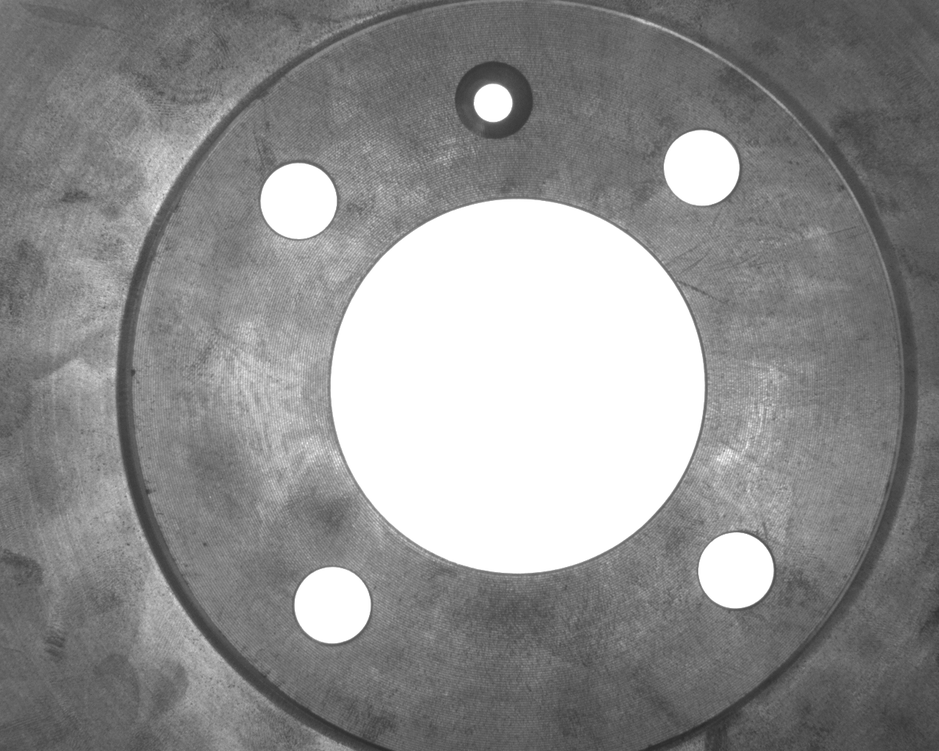
//> input picture ImageProcessing/VisionApp/KCCImageNet/brake_disk/brake_disk_part_01.png, 939 x 751 px, shrunk from 1280 x 1024 before the run
$ ./20.ISP_Brake_Disk_exercise   (built with g++ and OpenCV 4)
//> lines starting //> are read from the running program, lines starting //| are printed output that depends on the picture; after the words box and inside, x2 and y2 are one past the last pixel; in counts of white or black regions, pixels touching at a corner belong together
#pragma once

#include "ISP.h"

int main()
{
	std::string fileName = "../KCCImageNet/brake_disk/brake_disk_part_01.png";
	cv::Mat src_gray = cv::imread(fileName, cv::ImreadModes::IMREAD_GRAYSCALE);
//> src_gray is the input picture: 751 rows x 939 cols, CV_8UC1; min 42, max 255, mean 142.7

	// 이진화
	cv::Mat src_bin, src_open;
	cv::threshold(src_gray, src_bin, 240, 255, ThresholdTypes::THRESH_BINARY);
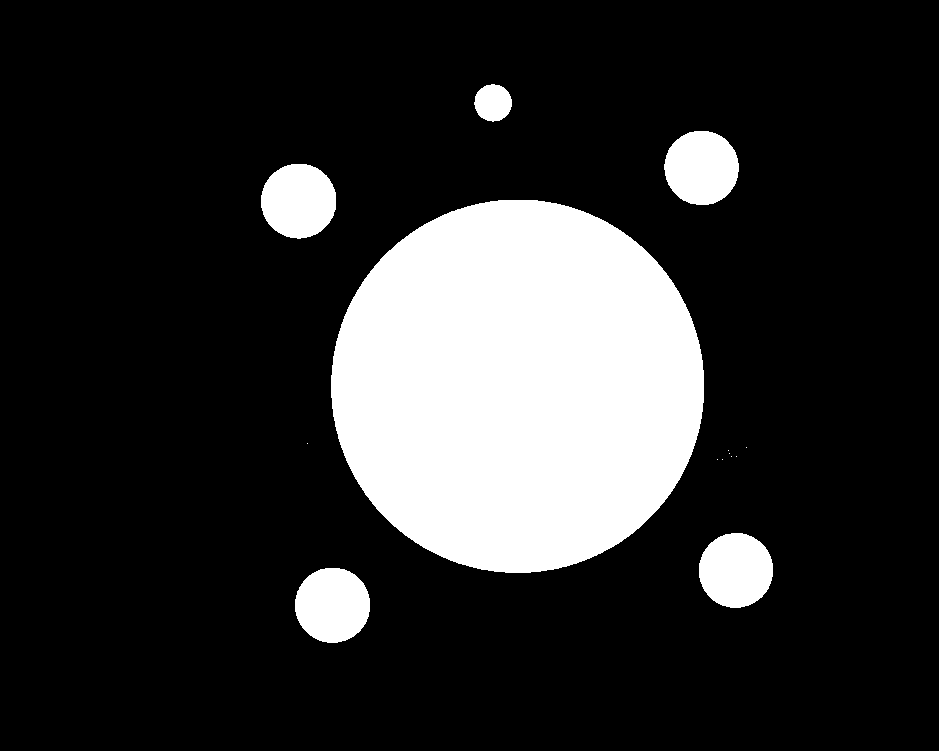
//> src_bin: 751 rows x 939 cols, CV_8UC1; 18.2% white; 14 white regions (8 under 20 px), largest, box (x1, y1, x2, y2) and area: (331, 200, 704, 573) 109499, (295, 568, 370, 643) 4454, (261, 164, 336, 239) 4437, (699, 533, 773, 608) 4380, (664, 131, 739, 205) 4366, (474, 84, 512, 122) 1101
	//inRange(src_gray, Scalar(240), Scalar(255), src_bin);

	// 형태학적 처리 (노이즈 제거)
	{
		int kernelSz = 2;
		int shape = MorphShapes::MORPH_ELLIPSE;
		cv::Size sz = Size(2 * kernelSz + 1, 2 * kernelSz + 1);
		Mat SE = cv::getStructuringElement(shape, sz);

		int type = MorphTypes::MORPH_OPEN;
		cv::morphologyEx(src_bin, src_open, type, SE);
//> src_open: 751 rows x 939 cols, CV_8UC1; 18.2% white; 6 white regions, box (x1, y1, x2, y2) and area: (331, 200, 704, 573) 109498, (295, 568, 370, 643) 4453, (261, 164, 336, 239) 4437, (699, 533, 773, 608) 4380, (664, 131, 739, 205) 4365, (474, 84, 512, 122) 1101
		Mat diff_open = src_bin - src_open;
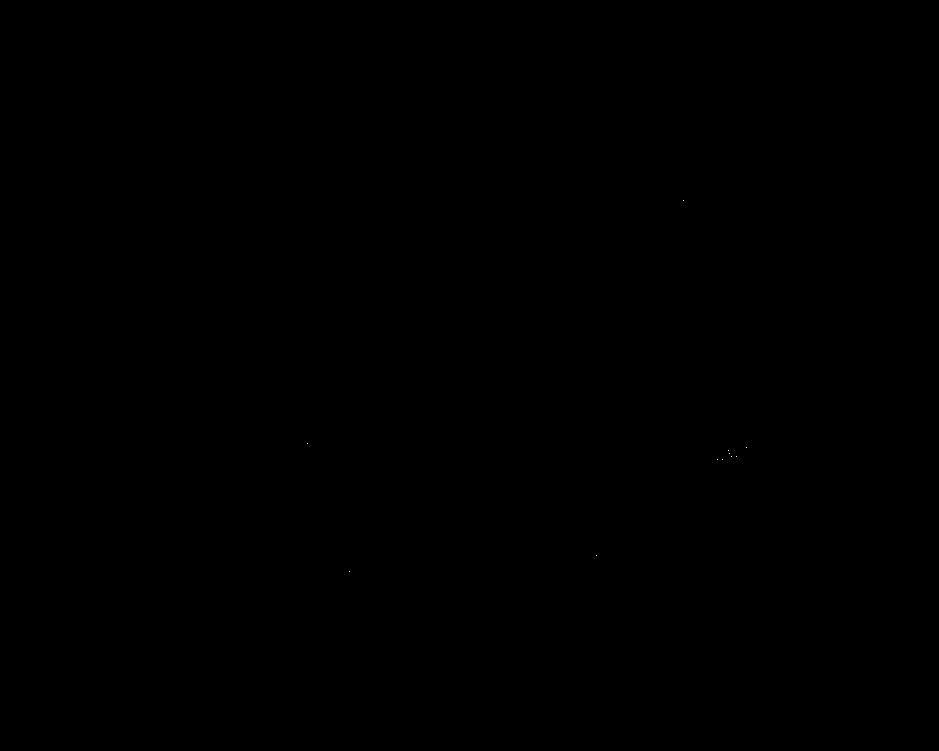
//> diff_open: 751 rows x 939 cols, CV_8UC1; 0% white in thin lines or dots, all inside (x1, y1, x2, y2) = (307, 200, 747, 572)
		int a = 0; // Anchor to set breakpoint
	}

	// contours 잡기

	RNG rng(12345);
	vector<vector<Point>> contours;
	vector<Vec4i> hierarchy;
	findContours(src_open, contours, hierarchy, RETR_TREE, CHAIN_APPROX_SIMPLE);
//> contours = 6 contours; box (x1, y1, x2, y2) and area: (331, 200, 704, 573) 108970, (295, 568, 370, 643) 4346, (261, 164, 336, 239) 4330, (699, 533, 773, 608) 4274, (664, 131, 739, 205) 4260, (474, 84, 512, 122) 1048
	Mat drawing;

	if (src_gray.channels() == 3) { drawing = src_gray.clone(); }
	else { cvtColor(src_gray, drawing, COLOR_GRAY2BGR); }

	for (size_t i = 0; i < contours.size(); i++) //꼭지점 사이즈만큼 i 반복
	{
		Scalar color = Scalar(rng.uniform(0, 256), rng.uniform(0, 256), rng.uniform(0, 256));
		drawContours(drawing, contours, (int)i, color, FILLED);
	}
//> this loop made 6 passes
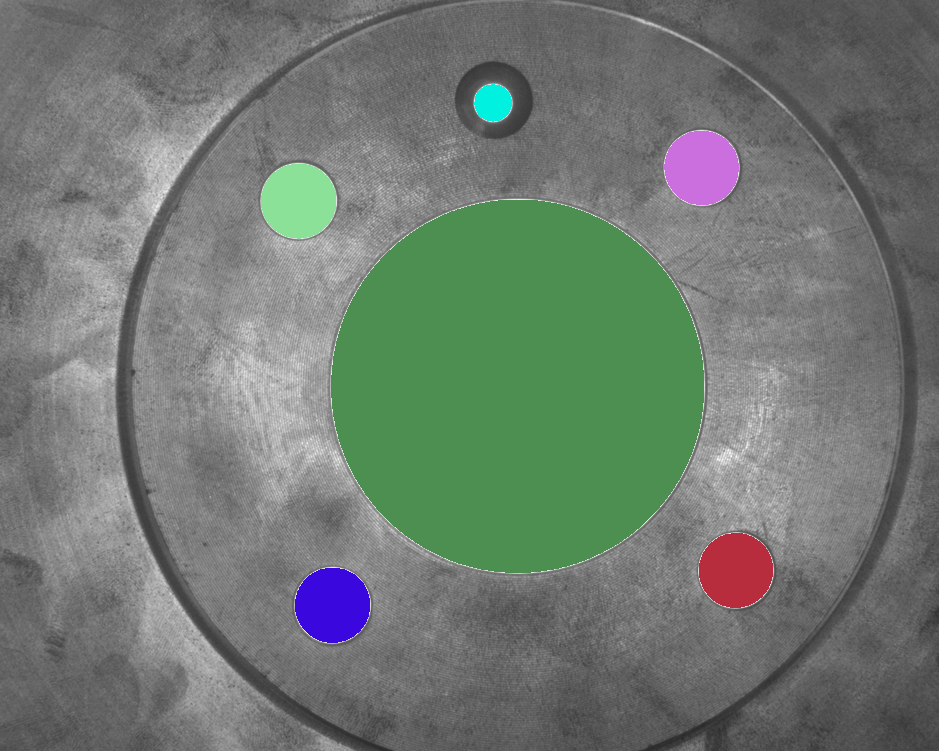
//> drawing: 751 rows x 939 cols, CV_8UC3; 18.18% of pixels changed, all inside (x1, y1, x2, y2) = (261, 84, 773, 643)

	return 1;
}

$ run again, with ImageProcessing/VisionApp/KCCImageNet/brake_disk/brake_disk_part_02.png copied over ImageProcessing/VisionApp/KCCImageNet/brake_disk/brake_disk_part_01.png
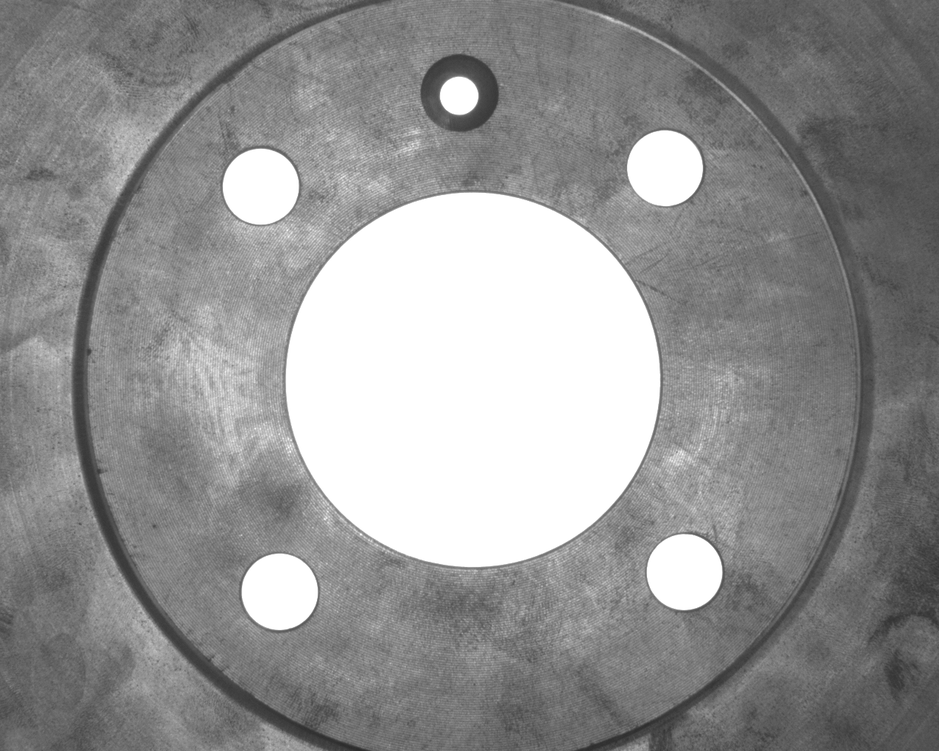
//> input picture ImageProcessing/VisionApp/KCCImageNet/brake_disk/brake_disk_part_02.png, 939 x 751 px, shrunk from 1280 x 1024 before the run
//> src_gray is the input picture: 751 rows x 939 cols, CV_8UC1; min 43, max 255, mean 146.7
//> `cv::threshold(src_gray, src_bin, 240, 255, ThresholdTypes::THRESH_BINA..`:
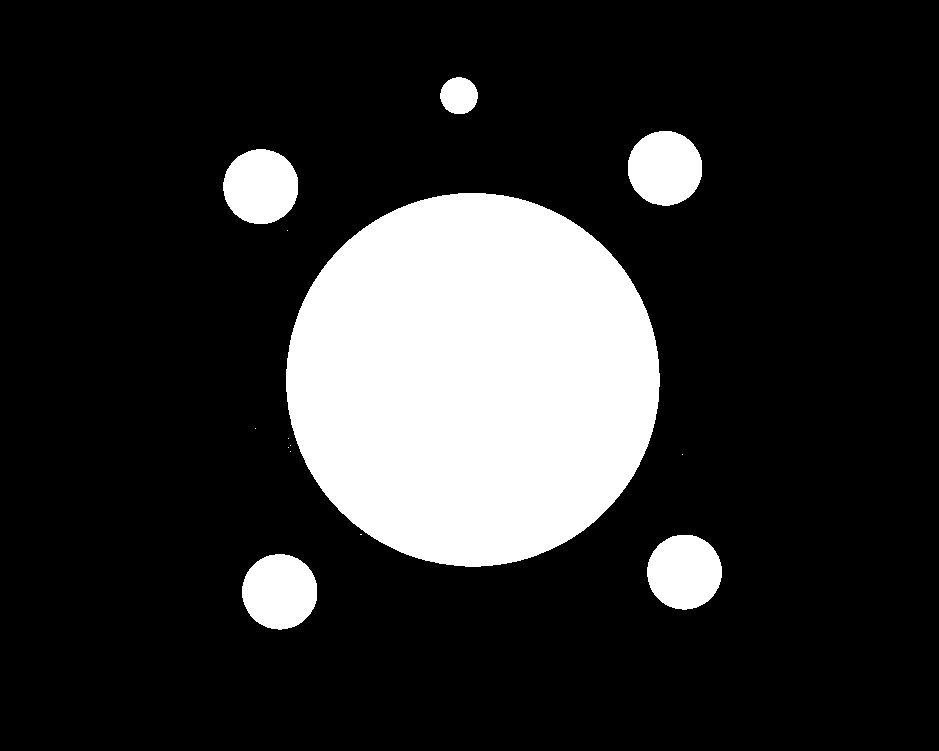
//> src_bin: 751 rows x 939 cols, CV_8UC1; 18.2% white; 14 white regions (8 under 20 px), largest, box (x1, y1, x2, y2) and area: (286, 193, 660, 567) 109656, (242, 554, 317, 630) 4469, (223, 149, 298, 224) 4437, (647, 535, 722, 610) 4407, (628, 131, 702, 206) 4384, (440, 77, 478, 114) 1100
//> src_open: 751 rows x 939 cols, CV_8UC1; 18.2% white; 6 white regions, box (x1, y1, x2, y2) and area: (286, 193, 660, 567) 109656, (242, 554, 317, 630) 4468, (223, 149, 298, 224) 4436, (647, 535, 722, 610) 4407, (628, 131, 702, 206) 4384, (440, 77, 478, 114) 1099
//> diff_open: 751 rows x 939 cols, CV_8UC1; 0% white in thin lines or dots, all inside (x1, y1, x2, y2) = (255, 112, 683, 559)
//> contours = 6 contours; box (x1, y1, x2, y2) and area: (286, 193, 660, 567) 109128, (242, 554, 317, 630) 4362, (223, 149, 298, 224) 4330, (647, 535, 722, 610) 4301, (628, 131, 702, 206) 4278, (440, 77, 478, 114) 1046
//> the loop `for (size_t i = 0; i < contours.size(); i++)` made 6 passes
//> after the loop `for (size_t i = 0; i < contours.size(); i++)`:
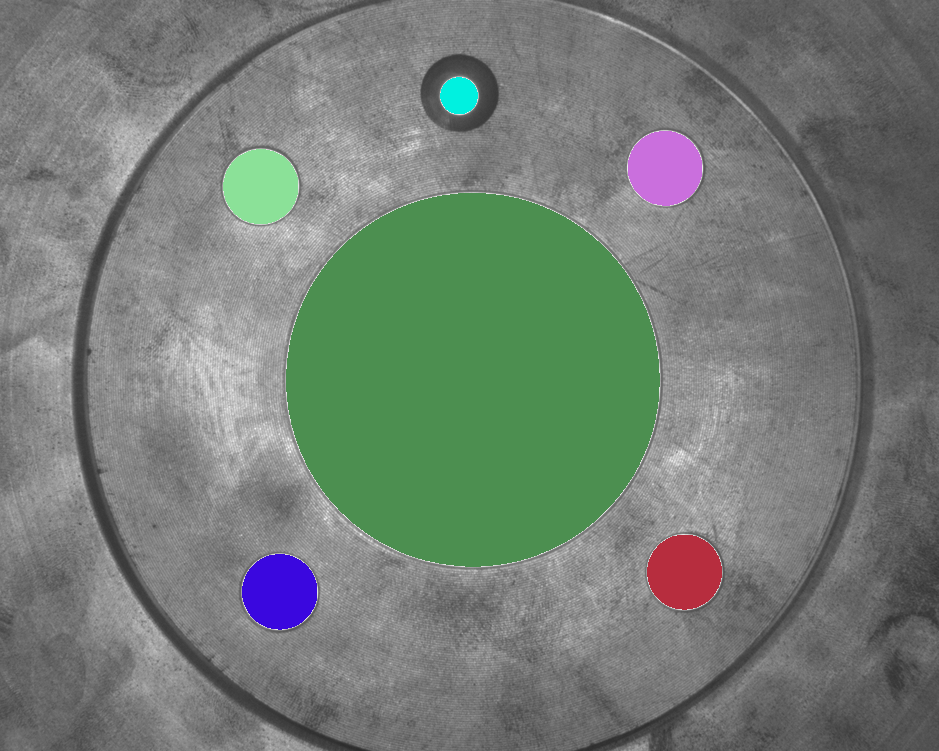
//> drawing: 751 rows x 939 cols, CV_8UC3; 18.21% of pixels changed, all inside (x1, y1, x2, y2) = (223, 77, 722, 630)

$ run again, with ImageProcessing/VisionApp/KCCImageNet/brake_disk/brake_disk_part_05.png copied over ImageProcessing/VisionApp/KCCImageNet/brake_disk/brake_disk_part_01.png
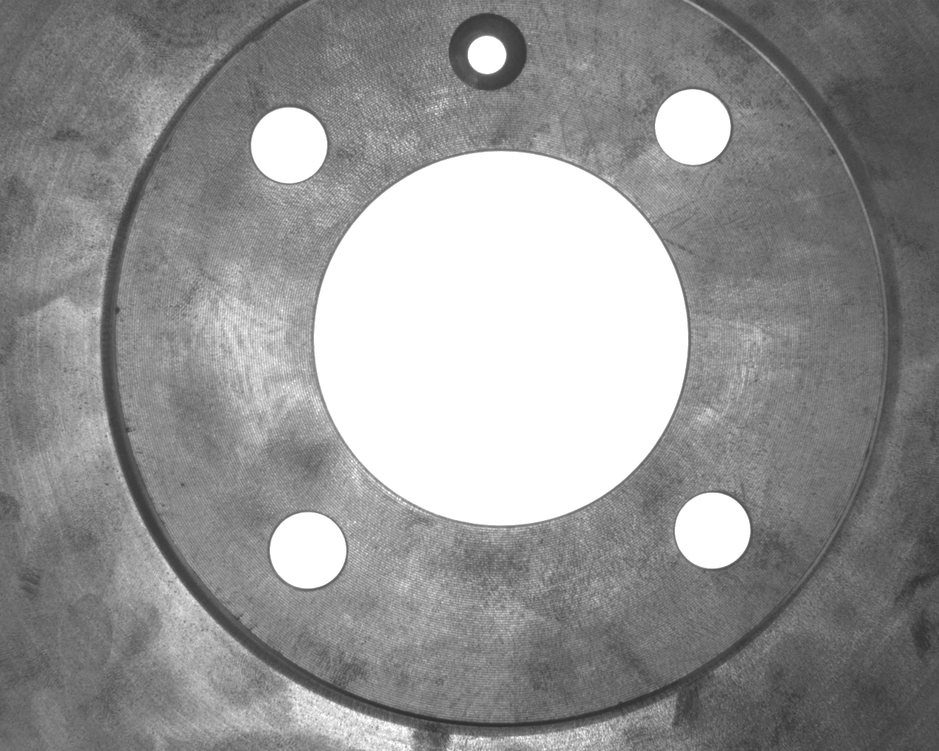
//> input picture ImageProcessing/VisionApp/KCCImageNet/brake_disk/brake_disk_part_05.png, 939 x 751 px, shrunk from 1280 x 1024 before the run
//> src_gray is the input picture: 751 rows x 939 cols, CV_8UC1; min 45, max 255, mean 147.4
//> `cv::threshold(src_gray, src_bin, 240, 255, ThresholdTypes::THRESH_BINA..`:
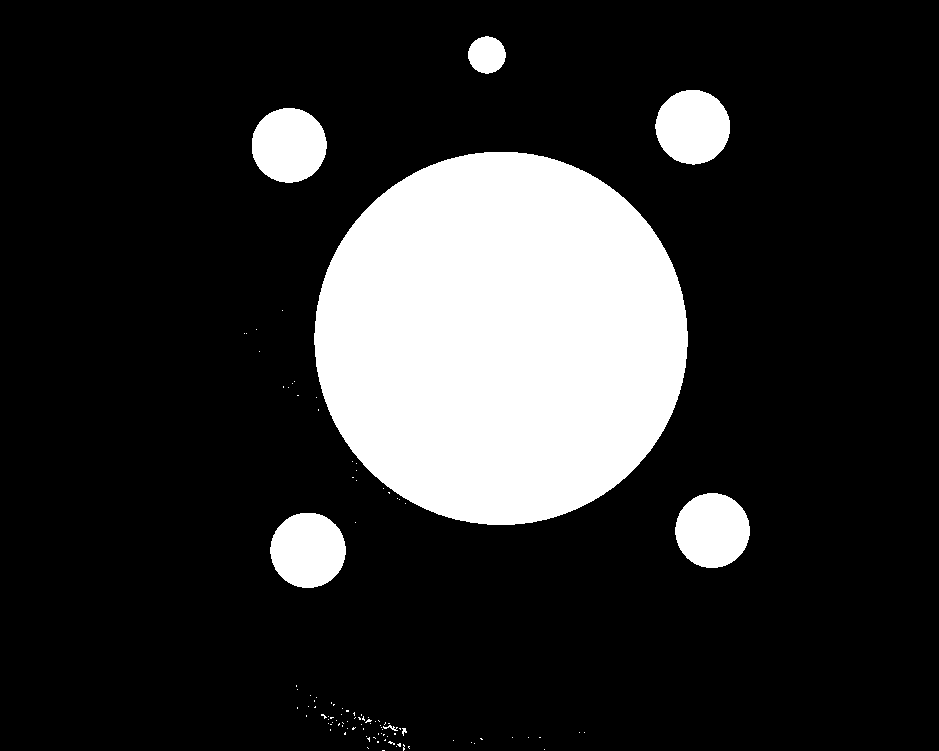
//> src_bin: 751 rows x 939 cols, CV_8UC1; 18.2% white; 106 white regions (98 under 20 px), largest, box (x1, y1, x2, y2) and area: (314, 152, 688, 525) 109497, (270, 513, 346, 588) 4468, (252, 108, 327, 183) 4419
//> src_open: 751 rows x 939 cols, CV_8UC1; 18.2% white; 6 white regions, box (x1, y1, x2, y2) and area: (314, 152, 688, 525) 109496, (270, 513, 346, 588) 4468, (252, 108, 327, 183) 4417, (675, 493, 750, 568) 4387, (655, 90, 730, 165) 4362, (468, 36, 506, 74) 1097
//> diff_open: 751 rows x 939 cols, CV_8UC1; 0.04% white in thin lines or dots, all inside (x1, y1, x2, y2) = (244, 38, 677, 751)
//> contours = 6 contours; box (x1, y1, x2, y2) and area: (314, 152, 688, 525) 108968, (270, 513, 346, 588) 4362, (252, 108, 327, 183) 4311, (675, 493, 750, 568) 4282, (655, 90, 730, 165) 4257, (468, 36, 506, 74) 1044
//> the loop `for (size_t i = 0; i < contours.size(); i++)` made 6 passes
//> after the loop `for (size_t i = 0; i < contours.size(); i++)`:
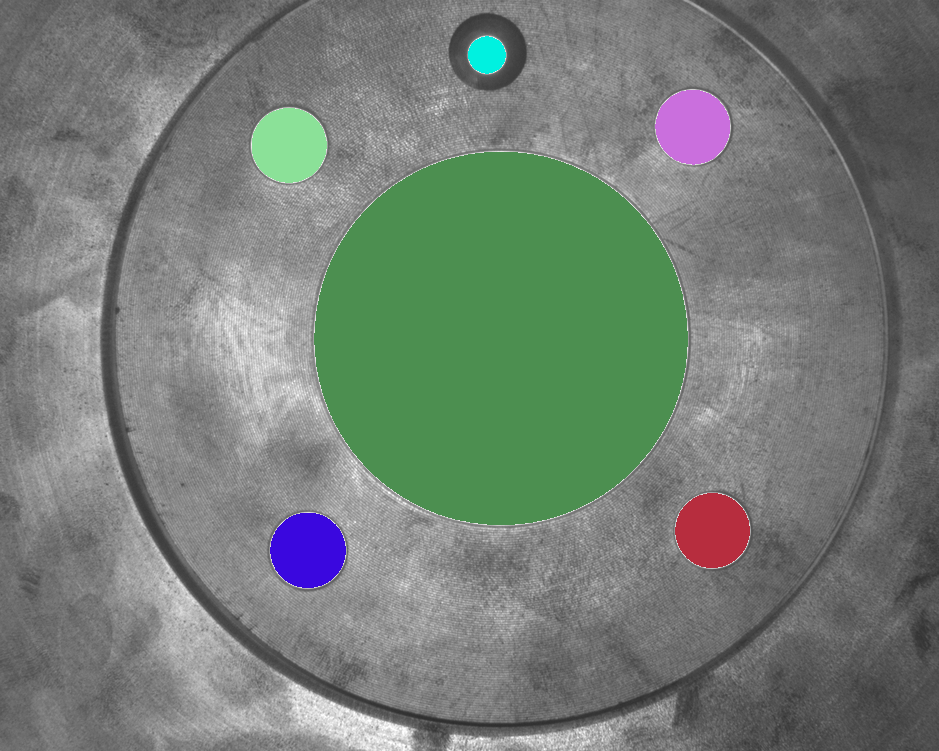
//> drawing: 751 rows x 939 cols, CV_8UC3; 18.18% of pixels changed, all inside (x1, y1, x2, y2) = (252, 36, 750, 588)
